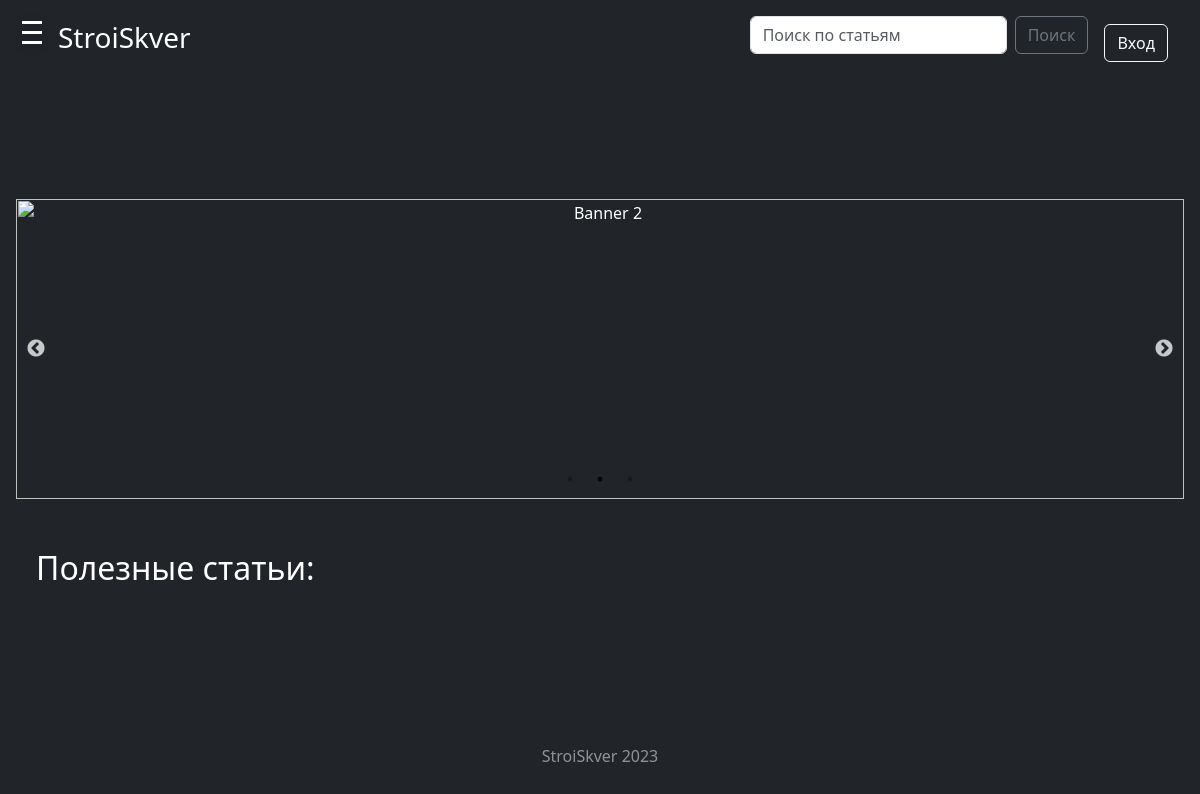
/, run on an earlier commit of the app's database.
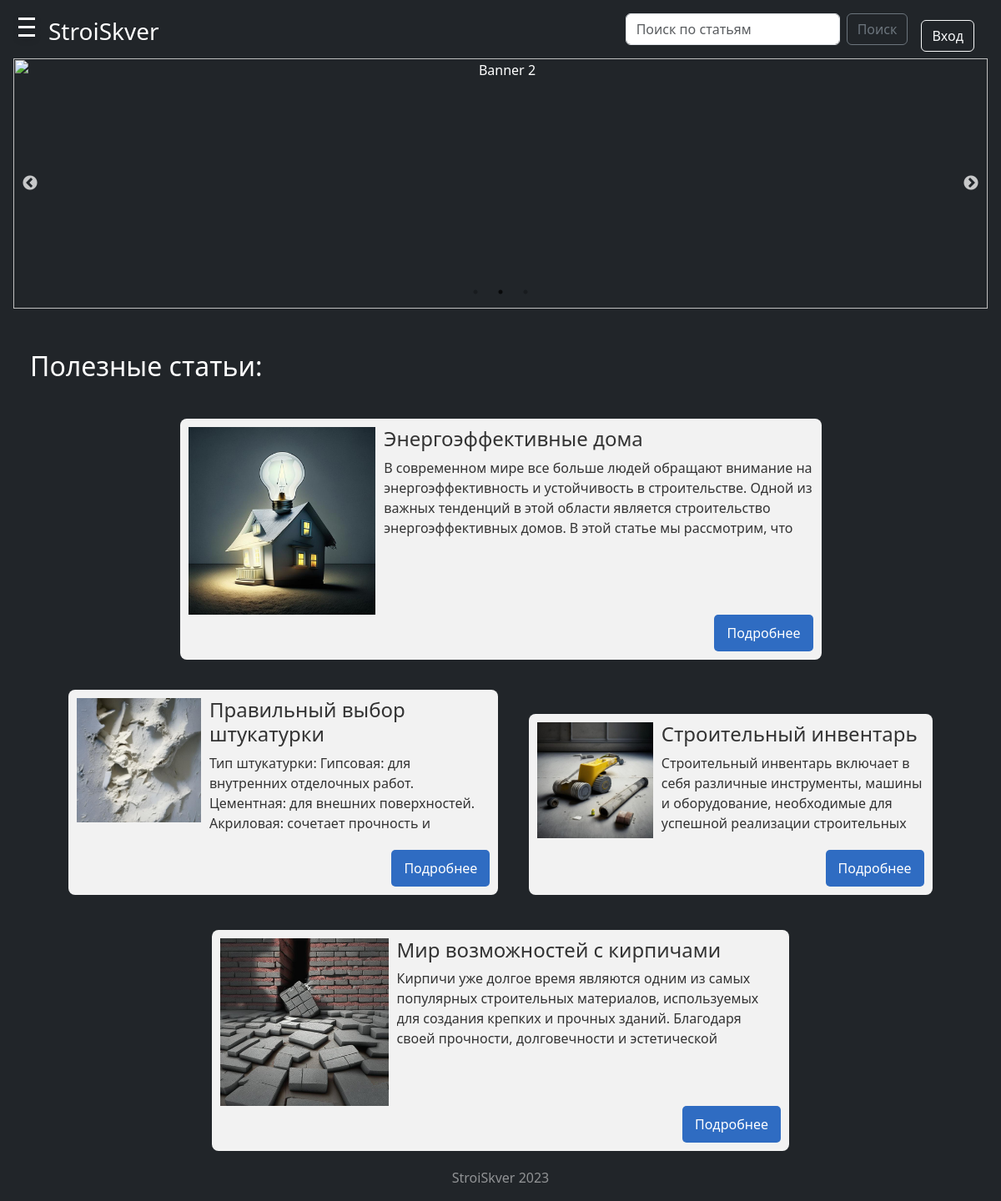
And on a later commit of the database.
### Home/models.py (models this page shows, shortened)
class paper(models.Model):
    id = models.AutoField(primary_key=True)
    title = models.CharField('Название', max_length=100)
    textOfPaper = models.TextField('ТекстСтатьи')
    pictureOfPaper = models.ImageField(blank=True, upload_to='images/')

### Home/views.py (the view)
# urls.py: path('', views.index, name='home'),
def index (request):
    papers = paper.objects.order_by('-id')  # тут_потом_сделать_минус_перед_айди
    return render(request,'Home/Home.html',{'title': 'Главная', 'papers': papers})

### Home/templates/Home/Home.html (shortened to what this page needs)
{% extends 'Core/base.html' %}
{% load static %}
{%block search%}<input class="form-control me-2" name="q" id="id_q_large" type="text"
                             placeholder="Поиск по статьям" aria-label="Search">
                      <button class="btn btn-outline-secondary" type="submit">Поиск</button>{%endblock%}
{%block content%}
<link rel="stylesheet" type="text/css" href="https://cdn.jsdelivr.net/npm/slick-carousel/slick/slick.css"/>
<link rel="stylesheet" type="text/css" href="https://cdn.jsdelivr.net/npm/slick-carousel/slick/slick-theme.css"/>
<div class="banner-carousel">
  <div class="banner">
    <img src="https://i.yapx.cc/WKFEL.jpg" alt="Banner 2">
  </div>
</div>
<h2 style="text-align: left; padding: 20px;">Полезные статьи:</h2>
{% if papers %}
{% for i in papers %}
<div class="fpaper" id="paper{{ forloop.counter }}" style="background-color: #f2f2f2; color: #333333; padding: 10px; margin-bottom: 20px; overflow: hidden;">
    {% if i.pictureOfPaper %}
    <img class="fimage" src="{{i.pictureOfPaper.url}}">
    {% endif %}
    <div class="fcontent" style="overflow: hidden;">
        <h4 style="margin-top: 0;">{{ i.title }}</h4>
        <p class="content-preview"> {{ i.textOfPaper }}</p>
    </div>
    <button class="read-more-btn">Подробнее</button>
</div>
{% endfor %}
{% endif %}
{%endblock%}

What changed in the data, as far as the page shows it:
added paper: pictureOfPaper (picture), title "Энергоэффективные дома", textOfPaper "В современном мире все больше людей обращают внимание на энергоэффективность и устойчивость в строительстве. Одной из важных тенденций в этой области является строительство энергоэффективных домов. В этой статье мы рассмотрим, что…"
added paper: pictureOfPaper (picture), title "Правильный выбор штукатурки", textOfPaper "Тип штукатурки: Гипсовая: для внутренних отделочных работ. Цементная: для внешних поверхностей. Акриловая: сочетает прочность и…"
added paper: pictureOfPaper (picture), title "Строительный инвентарь", textOfPaper "Строительный инвентарь включает в себя различные инструменты, машины и оборудование, необходимые для успешной реализации строительных…"
added paper: pictureOfPaper (picture), title "Мир возможностей с кирпичами", textOfPaper "Кирпичи уже долгое время являются одним из самых популярных строительных материалов, используемых для создания крепких и прочных зданий. Благодаря своей прочности, долговечности и эстетической…"
